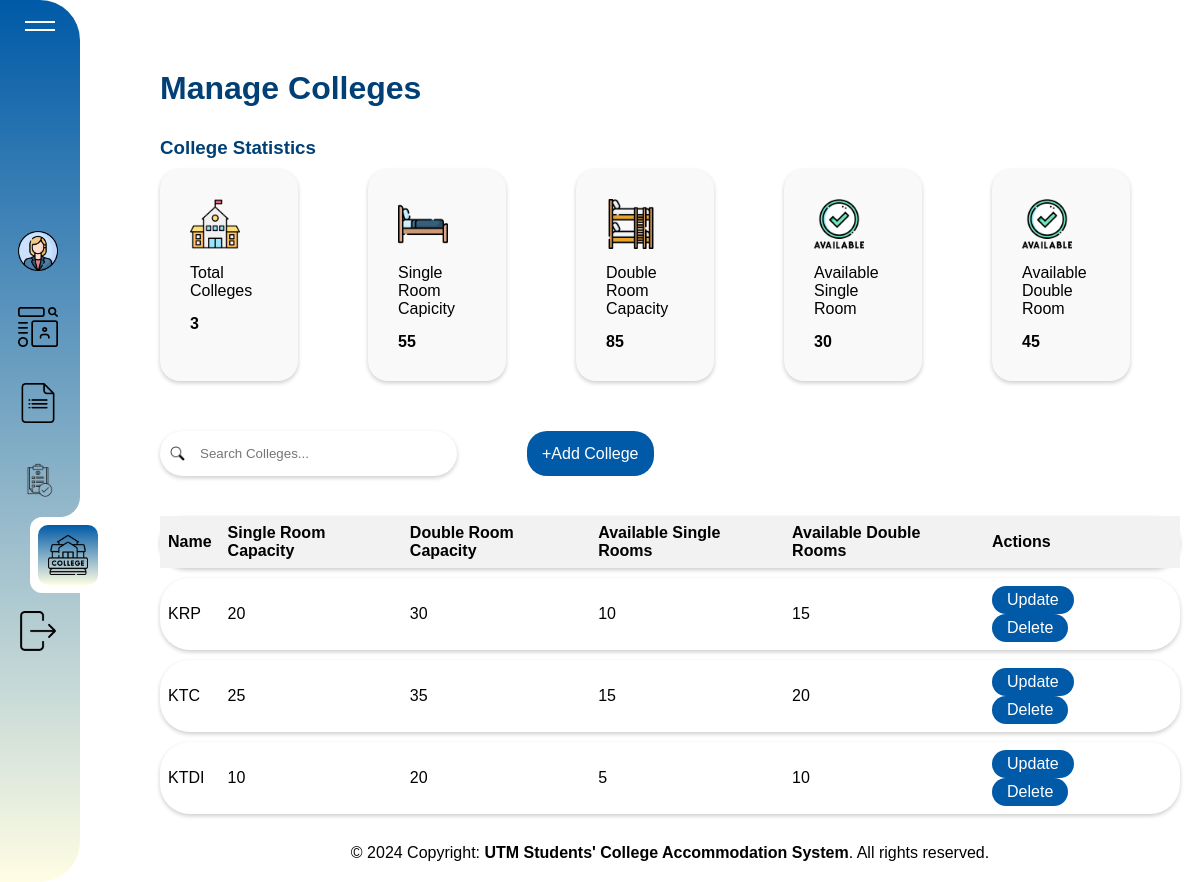
The app's page /manage_colleges.php (signed in) with its own data.
### tables this page shows
CREATE TABLE colleges (
    name VARCHAR(100) NOT NULL PRIMARY KEY,
    single_room_capacity INT NOT NULL,
    double_room_capacity INT NOT NULL,
    available_single_rooms INT NOT NULL,
    available_double_rooms INT NOT NULL
);

### manage_colleges.php (the view, shortened to what this page needs)
<?php
include 'db_connect.php';
function getAllColleges($conn) {
    $sql = "SELECT * FROM colleges";
    $result = $conn->query($sql);
    if ($result->num_rows > 0) {
        return $result->fetch_all(MYSQLI_ASSOC);
    } else {
        return [];
    }
}
$colleges = getAllColleges($conn);
?>
<!DOCTYPE html>
<html lang="en">
<head>
    <link rel="stylesheet" href="style.css">
</head>
<body>
    <?php include 'admin_header.php'; ?>
    <div class="main-content">
        <div class="title">
            <h1>Manage Colleges</h1>
        </div>
        <h3>College Statistics</h3>
        <div id="collegeStatistics" class="statistic">
            <div class="stat-box">
                <div class="stat-box-content">
                    <img src="images/totalcollege.png" alt="totalcolleges">
                    <p>Total Colleges </p>
                    <p><b><?php echo count($colleges); ?></b></p>
                </div>
            </div>
            <div class="stat-box">
                <div class="stat-box-content">
                    <img src="images/singleroom.png" alt="totalsinglecapacity">
                    <p>Single Room Capicity </p>
                    <p><b><?php echo array_sum(array_column($colleges, 'single_room_capacity')); ?></b></p>
                </div>
            </div>
            <div class="stat-box">
                <div class="stat-box-content">
                    <img src="images/doubleroom.png" alt="totaldoublecapacity">
                    <p>Double Room Capacity </p>
                    <p><b><?php echo array_sum(array_column($colleges, 'double_room_capacity')); ?></b></p>
                </div>
            </div>
            <div class="stat-box">
                <div class="stat-box-content">
                    <img src="images/available.png" alt="totalavailablesingle">
                    <p>Available Single Room </p>
                    <p><b><?php echo array_sum(array_column($colleges, 'available_single_rooms')); ?></b></p>
                </div>
            </div>
            <div class="stat-box">
                <div class="stat-box-content">
                    <img src="images/available.png" alt="totalavailabledouble">
                    <p>Available Double Room </p>
                    <p><b><?php echo array_sum(array_column($colleges, 'available_double_rooms')); ?></b></p>
                </div>
            </div>
        </div>
        <div class="search-filter">
            <div class = "search">
                <input type="text" id="search" placeholder="Search Colleges...">
            </div>
            <button id="openAddModal"> +Add College</button>
        </div>
        <form action="" method="POST">
            <table border="1" id="collegeTable">
                <thead>
                    <tr>
                        <th>Name</th>
                        <th>Single Room Capacity</th>
                        <th>Double Room Capacity</th>
                        <th>Available Single Rooms</th>
                        <th>Available Double Rooms</th>
                        <th>Actions</th>
                    </tr>
                </thead>
                <tbody>
                    <?php foreach ($colleges as $college): ?>
                    <tr>
                        <td><?php echo $college['name']; ?></td>
                        <td><?php echo $college['single_room_capacity']; ?></td>
                        <td><?php echo $college['double_room_capacity']; ?></td>
                        <td><?php echo $college['available_single_rooms']; ?></td>
                        <td><?php echo $college['available_double_rooms']; ?></td>
                        <td>
                            <button type="button" class="updateBtn">Update</button>
                            <form action="" method="POST" style="display:inline;">
                                <button type="submit" name="delete_college">Delete</button>
                            </form>
                        </td>
                    </tr>
                    <?php endforeach; ?>
                </tbody>
            </table>
        </form>
</body>
</html>

### style.css (style rules this page uses)
body { font-family: Arial, sans-serif; background-color: #fff; margin: 0; padding: 20px; }
.main-content { margin-left: 140px; transition: margin-left 0.3s ease; }
.title { margin-top:50px; padding-bottom: 30px; }
.title h1 { color: #004076; }
h3 { padding-bottom:10px; color: #004076; }
.statistic { display: flex; flex-wrap: wrap; gap: 70px; padding-bottom: 50px; padding-right: 50px; }
.stat-box { background-color: #f9f9f9; padding: 30px; flex: 1; min-width: 70px; box-shadow: 0 2px 4px rgba(0, 0, 0, 0.2); border-radius: 20px; }
.stat-box-content { display: flex; flex-wrap: wrap; }
.stat-box-content img { width:50px; height:50px; }
.search-filter { display: flex; justify-content:flex-start; gap:70px; padding-bottom: 30px; }
#search { border-radius: 50px; padding: 15px; box-shadow: 0 2px 4px rgba(0, 0, 0, 0.2); border: none; background-image: url('images/search.png'); background-size: 15px 15px; background-repeat: no-repeat; background-position: 10px center; padding-left: 40px; padding-right: 80px; }
table { width: 100%; border-collapse: separate; border-spacing: 0 10px; margin-bottom: 20px; }
table, th, td { border: none; }
th, td { padding: 8px; text-align: left; }
th { background-color: #f2f2f2; }
tr { box-shadow: 0 2px 4px rgba(0, 0, 0, 0.2); border-radius: 30px; }
button { background-color: #005aa7; color: white; border: none; border-radius: 20px; cursor: pointer; font-size: 16px; padding:5px 15px; margin-right:10px; }

### menuStyle.css (style rules this page uses)
* { margin: 0; padding: 0; box-sizing: border-box; }
body { height: 100%; background-color: #fff; }

### manage_colleges.php (style rules this page uses)
.stat-box-content { display: flex; flex-direction: column; align-items: flex-start; }
.stat-box-content p { padding-top: 15px; }

### records on screen
colleges: name "KRP", single_room_capacity "20", double_room_capacity "30", available_single_rooms "10", available_double_rooms "15"
colleges: name "KTC", single_room_capacity "25", double_room_capacity "35", available_single_rooms "15", available_double_rooms "20"
colleges: name "KTDI", single_room_capacity "10", double_room_capacity "20", available_single_rooms "5", available_double_rooms "10"

### other values on screen
count($colleges) "3"
array_sum(array_column($colleges, 'single_room_capacity')) "55"
array_sum(array_column($colleges, 'double_room_capacity')) "85"
array_sum(array_column($colleges, 'available_single_rooms')) "30"
array_sum(array_column($colleges, 'available_double_rooms')) "45"
